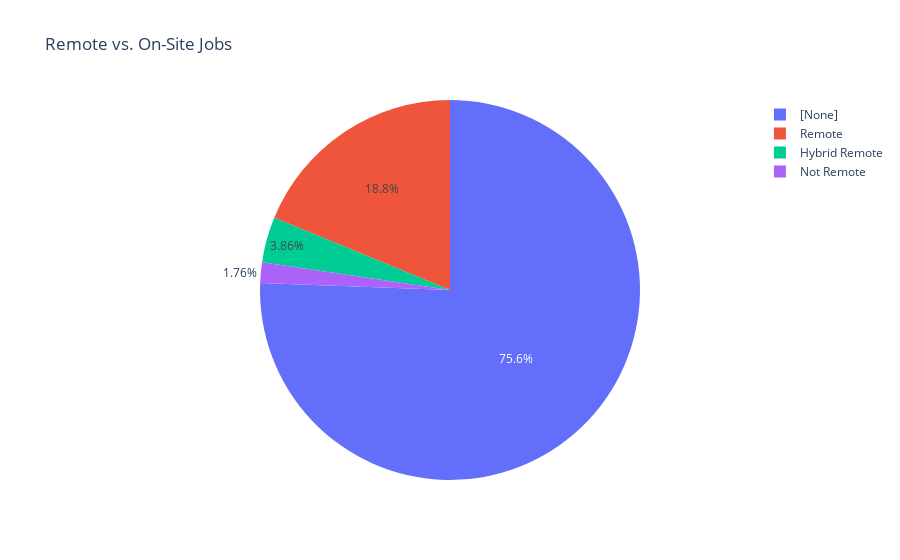

Write notebook code for a chart like this one.
### Markdown cell above
***Remote vs. On-Site Jobs ( Data Roles )***

### Code cell
fig = px.pie(df_roles, names="REMOTE_TYPE_NAME", title="Remote vs. On-Site Jobs")
fig.show()

### Figure 1 — Plotly figure (JSON) as saved in the notebook; plotly's stock layout.template omitted (floating-point values rounded to 4 significant figures; data arrays with more than 128 entries replaced by an {"elided": "..."} marker saying what was removed)
{"data": [{"domain": {"x": [0, 1], "y": [0, 1]}, "hovertemplate": "REMOTE_TYPE_NAME=%{label}<extra></extra>", "labels": {"elided": "19031 str values"}, "legendgroup": "", "name": "", "showlegend": true, "type": "pie"}], "layout": {"legend": {"tracegroupgap": 0}, "title": {"text": "Remote vs. On-Site Jobs"}}}
